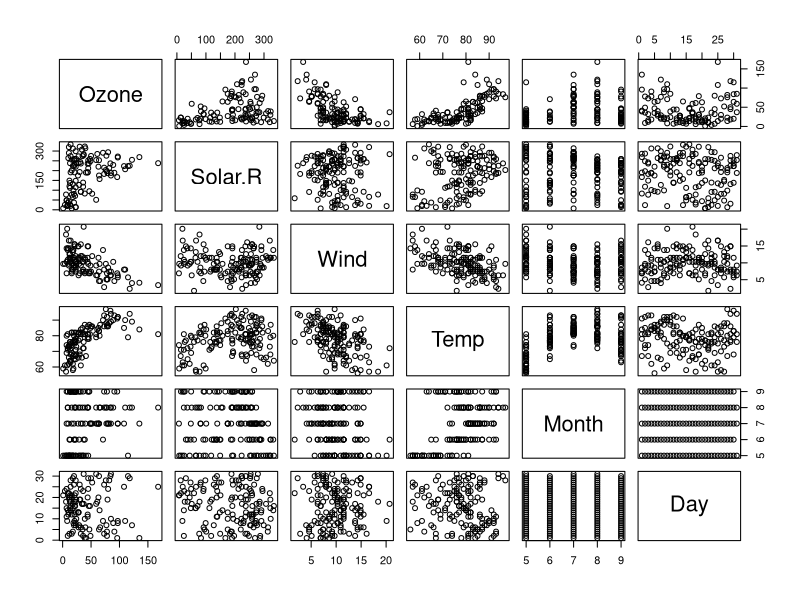
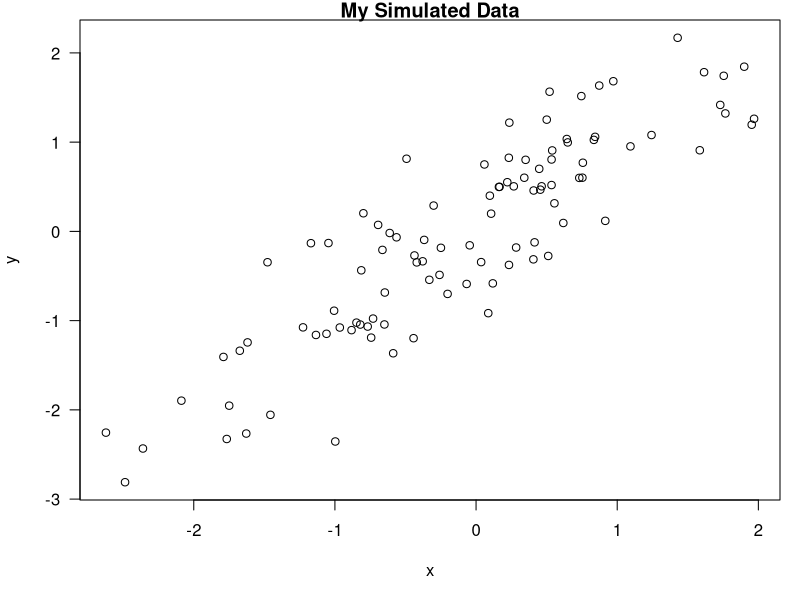

Write R code to recreate these figures, in order.
## ---- chunk 1
library(knitr)
opts_chunk$set(echo = FALSE, results = "hide")
## ---- chunk 2
library(datasets)
summary(airquality)
## ---- chunk 3
pairs(airquality)
## ---- chunk 4
library(stats)
fit = lm(Ozone ~ Wind + Solar.R + Temp, data = airquality)
## ---- chunk 5
library(xtable)
xt = xtable(summary(fit))
print(xt, type = "html")
## ---- chunk 6
x = rnorm(100); y = x+rnorm(100, sd=0.5)
## ---- chunk 7
par(mar = c(5,4,1,1), las=1)
plot(x,y,main = "My Simulated Data")
